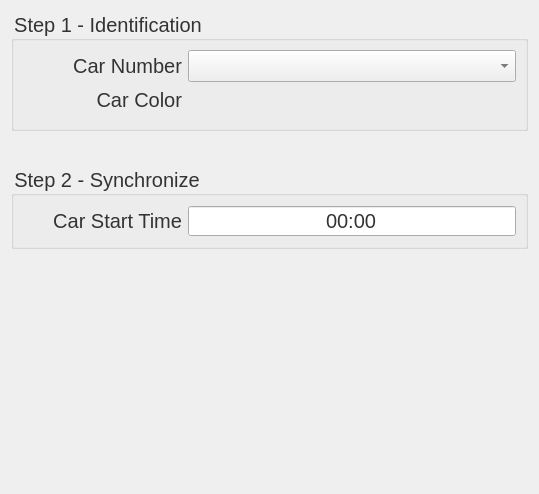
<?xml version="1.0" encoding="UTF-8"?>
<ui version="4.0">
 <class>GPSForm</class>
 <widget class="QWidget" name="GPSForm">
  <property name="geometry">
   <rect>
    <x>0</x>
    <y>0</y>
    <width>539</width>
    <height>494</height>
   </rect>
  </property>
  <property name="font">
   <font>
    <pointsize>12</pointsize>
   </font>
  </property>
  <property name="windowTitle">
   <string>Form</string>
  </property>
  <layout class="QVBoxLayout" name="verticalLayout">
   <item>
    <layout class="QVBoxLayout" name="layout">
     <property name="spacing">
      <number>15</number>
     </property>
     <item>
      <widget class="QGroupBox" name="idLayout">
       <property name="minimumSize">
        <size>
         <width>0</width>
         <height>120</height>
        </size>
       </property>
       <property name="maximumSize">
        <size>
         <width>16777215</width>
         <height>120</height>
        </size>
       </property>
       <property name="font">
        <font>
         <pointsize>-1</pointsize>
        </font>
       </property>
       <property name="styleSheet">
        <string notr="true">font-size:20px;color:#333;</string>
       </property>
       <property name="title">
        <string>Step 1 - Identification</string>
       </property>
       <property name="flat">
        <bool>false</bool>
       </property>
       <layout class="QFormLayout" name="formLayout_4">
        <property name="fieldGrowthPolicy">
         <enum>QFormLayout::AllNonFixedFieldsGrow</enum>
        </property>
        <item row="1" column="0">
         <widget class="QLabel" name="numerLabel">
          <property name="minimumSize">
           <size>
            <width>159</width>
            <height>0</height>
           </size>
          </property>
          <property name="text">
           <string>Car Number</string>
          </property>
          <property name="alignment">
           <set>Qt::AlignRight|Qt::AlignTrailing|Qt::AlignVCenter</set>
          </property>
         </widget>
        </item>
        <item row="1" column="1">
         <widget class="QComboBox" name="numberInput">
          <property name="minimumSize">
           <size>
            <width>0</width>
            <height>30</height>
           </size>
          </property>
         </widget>
        </item>
        <item row="2" column="0">
         <widget class="QLabel" name="colorLabel">
          <property name="minimumSize">
           <size>
            <width>159</width>
            <height>0</height>
           </size>
          </property>
          <property name="text">
           <string>Car Color</string>
          </property>
          <property name="alignment">
           <set>Qt::AlignRight|Qt::AlignTrailing|Qt::AlignVCenter</set>
          </property>
         </widget>
        </item>
        <item row="2" column="1">
         <layout class="QVBoxLayout" name="colorInputContainer"/>
        </item>
       </layout>
      </widget>
     </item>
     <item>
      <spacer name="verticalSpacer1">
       <property name="orientation">
        <enum>Qt::Vertical</enum>
       </property>
       <property name="sizeType">
        <enum>QSizePolicy::Maximum</enum>
       </property>
       <property name="sizeHint" stdset="0">
        <size>
         <width>20</width>
         <height>20</height>
        </size>
       </property>
      </spacer>
     </item>
     <item>
      <widget class="QGroupBox" name="syncLayout">
       <property name="font">
        <font>
         <pointsize>-1</pointsize>
        </font>
       </property>
       <property name="styleSheet">
        <string notr="true">font-size:20px;color:#333;</string>
       </property>
       <property name="title">
        <string>Step 2 - Synchronize</string>
       </property>
       <property name="flat">
        <bool>false</bool>
       </property>
       <layout class="QFormLayout" name="formLayout_6">
        <property name="fieldGrowthPolicy">
         <enum>QFormLayout::AllNonFixedFieldsGrow</enum>
        </property>
        <item row="0" column="0">
         <widget class="QLabel" name="timeLabel">
          <property name="minimumSize">
           <size>
            <width>159</width>
            <height>0</height>
           </size>
          </property>
          <property name="text">
           <string>Car Start Time</string>
          </property>
          <property name="alignment">
           <set>Qt::AlignRight|Qt::AlignTrailing|Qt::AlignVCenter</set>
          </property>
         </widget>
        </item>
        <item row="0" column="1">
         <widget class="QTimeEdit" name="timeInput">
          <property name="minimumSize">
           <size>
            <width>0</width>
            <height>30</height>
           </size>
          </property>
          <property name="alignment">
           <set>Qt::AlignCenter</set>
          </property>
          <property name="buttonSymbols">
           <enum>QAbstractSpinBox::NoButtons</enum>
          </property>
          <property name="displayFormat">
           <string>HH:mm</string>
          </property>
         </widget>
        </item>
       </layout>
      </widget>
     </item>
     <item>
      <spacer name="verticalSpacer2">
       <property name="orientation">
        <enum>Qt::Vertical</enum>
       </property>
       <property name="sizeHint" stdset="0">
        <size>
         <width>20</width>
         <height>40</height>
        </size>
       </property>
      </spacer>
     </item>
    </layout>
   </item>
  </layout>
 </widget>
 <resources/>
 <connections/>
</ui>
